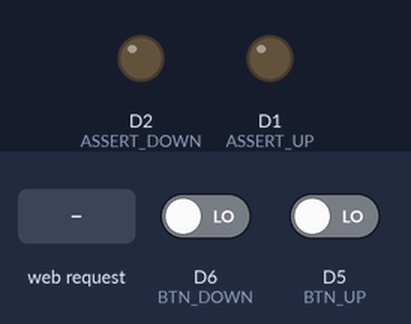
This program was run on a simulated ESP8266 (NodeMCU). On the bench: output pins drawn as LEDs (lit = HIGH). The inputs (shaded band) are chosen by the test bench; at power-on: D6 (BTN_DOWN) LOW, D5 (BTN_UP) LOW. What the program prints to the serial monitor is not drawn.

Above: at 1.2 s.
1.3 s: HTTP request GET /step?direction=up received
At 2.5 s:
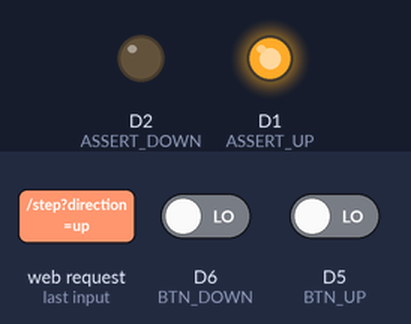
4.3 s: HTTP request GET /step?direction=down received
At 4.8 s:
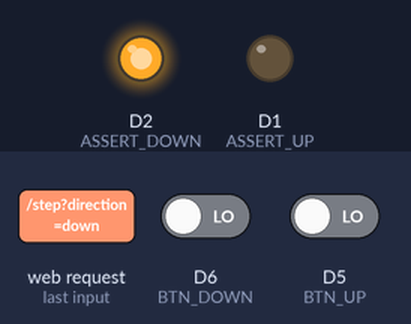
7.3 s: HTTP request GET /move?direction=up received
At 8.3 s:
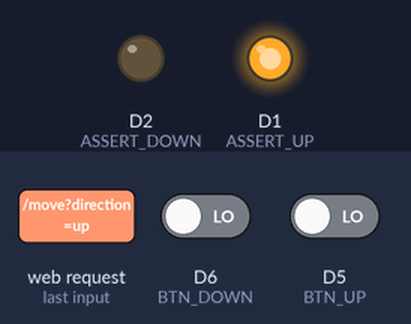
8.8 s: HTTP request GET /step received
At 9.4 s:
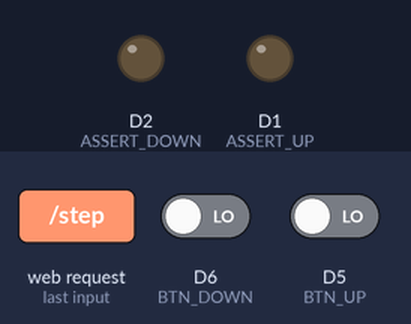
10.3 s: D6 (BTN_DOWN) driven HIGH and D5 (BTN_UP) driven HIGH
At 11.7 s:
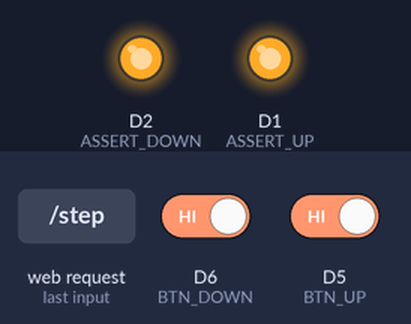
Timing chart, 0 to 12.8 s (numbered marks = the images above; inputs shaded):
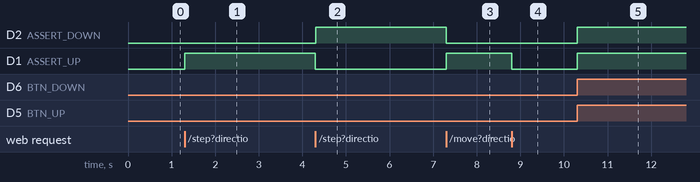

The program:

main.cpp
```cpp
#include <ESP8266WiFi.h>
#include <ESP8266WebServer.h>
#include <pins.h>

#define ARRAY_SIZE(array) (sizeof(array) / sizeof(array[0]))

const char* ssid     = "ESP8266-Access-Point";
const char* password = "123456789";

ESP8266WebServer server(80);

int btn_pins[] = {BTN_UP, BTN_DOWN};
int assert_pins[] = {ASSERT_UP, ASSERT_DOWN};
bool override_movement = false;

// function prototypes for HTTP handlers
void handleRoot();
void handleNotFound();
void handleStepMove();
void handleContinuousMove();
// function prototypes for helpers
void movingUp();
void movingDown();
void movingStop();


void setup(void){
  Serial.begin(9600);
  delay(10);
  Serial.println('\n');
  //init
  pinMode(BTN_UP, INPUT);
  pinMode(BTN_DOWN, INPUT);
  pinMode(ASSERT_UP, OUTPUT);
  pinMode(ASSERT_DOWN, OUTPUT);

  Serial.print("Setting Access Point …");
  WiFi.softAP(ssid, password);
  IPAddress IP = WiFi.softAPIP();
  Serial.print("AP IP address: ");
  Serial.println(IP);
  Serial.println(WiFi.localIP());

  server.on("/", HTTP_GET, handleRoot);
  server.on("/step", HTTP_GET, handleStepMove);
  server.on("/move", HTTP_GET, handleContinuousMove);
  server.onNotFound(handleNotFound);

  server.begin();
  Serial.println("HTTP server started");
}

void loop(void){
  server.handleClient();
  if (not override_movement) {
    for(uint8_t i=0; i < ARRAY_SIZE(btn_pins); ++i) {
      digitalWrite(assert_pins[i], digitalRead(btn_pins[i]));
    }
  }
}

void handleRoot() {
  String status = "manual input status on page load: BTN UP: " + String(digitalRead(BTN_UP)) + " BTN DOWN: " + String(digitalRead(BTN_DOWN));

  server.send(200, "text/html",
  "<!DOCTYPE html><html>"
  "<head><style>"
  " html { font-family: Helvetica; display: inline-block; margin: 0px auto; text-align: center;}"
  " .button { background-color: #195B6A; border: none; color: white; padding: 16px 40px;"
  " text-decoration: none; font-size: 30px; margin: 2px; cursor: pointer;}"
  "</style></head>"
  "<body>"
  "<h1>ONovy controller</h1>"
  "<button type=\"button\" class=\"button\" onclick=\"loadContinuousMove('down')\">DOWN</button>"
  "<button type=\"button\" class=\"button\" onclick=\"loadStepMove('down')\">DOWN 3s</button>"
  "<button type=\"button\" class=\"button\" onclick=\"loadContinuousMove('stop')\">STOP</button>"
  "<button type=\"button\" class=\"button\" onclick=\"loadStepMove('up')\">UP 3s</button>"
  "<button type=\"button\" class=\"button\" onclick=\"loadContinuousMove('up')\">UP !</button>"
  "<br>"
  + status +
  "<script>"
  "  function loadStepMove(direction) {"
  "    var xhttp = new XMLHttpRequest(); xhttp.open(\"GET\", \"step?direction=\" + direction, true); xhttp.send(); }"
  "  function loadContinuousMove(direction) {"
  "    var xhttp = new XMLHttpRequest(); xhttp.open(\"GET\", \"move?direction=\" + direction, true); xhttp.send(); }"
  "</script>"
  "</body></html>");
}

void handleNotFound(){
  server.send(404, "text/plain", "404: Not found");
}

void handleStepMove() {
  override_movement = false;
  String direction = server.arg("direction");
  int duration_ms = server.arg("duration").toInt() * 1000;
  if(duration_ms == 0){
    duration_ms = 3000;
  }

  if( direction == "up" ){
    movingUp();
    delay(duration_ms);
    movingStop();
    server.send(200);
  }else if( direction == "down" ){
    movingDown();
    delay(duration_ms);
    movingStop();
    server.send(200);
  }else{
    server.send(404);
  }
}

void handleContinuousMove() {
  String direction = server.arg("direction");

  if( direction == "up" ){
    override_movement = true;
    movingUp();
    server.send(200);
  }else if( direction == "down" ){
    override_movement = true;
    movingDown();
    server.send(200);
  }else if( direction == "stop" ){
    override_movement = false;
    movingStop();
    server.send(200);
  }else{
    server.send(404);
  }
}

void movingUp()
{
  Serial.println("Table moving up");
  digitalWrite(ASSERT_UP, HIGH);
  digitalWrite(ASSERT_DOWN, LOW);
}

void movingDown()
{
  Serial.println("Table moving down");
  digitalWrite(ASSERT_UP, LOW);
  digitalWrite(ASSERT_DOWN, HIGH);
}

void movingStop()
{
  digitalWrite(ASSERT_UP, LOW);
  digitalWrite(ASSERT_DOWN, LOW);
  Serial.println("Table stop moving");
}
```

pins.h
```cpp
#ifndef PINS_H
#define PINS_H

#define ASSERT_UP D1
#define ASSERT_DOWN D2

#define BTN_UP D5
#define BTN_DOWN D6

#endif // PINS_H
```

Measured:
- after the input at 1.3 s, D1 (ASSERT_UP): LOW → HIGH at once
- after the input at 4.3 s, D2 (ASSERT_DOWN): LOW → HIGH at once
- after the input at 7.3 s, D1 (ASSERT_UP): LOW → HIGH at once
- after the input at 8.8 s, D1 (ASSERT_UP): HIGH → LOW at once
- after the input at 10.3 s, D2 (ASSERT_DOWN), D1 (ASSERT_UP): LOW → HIGH at once
